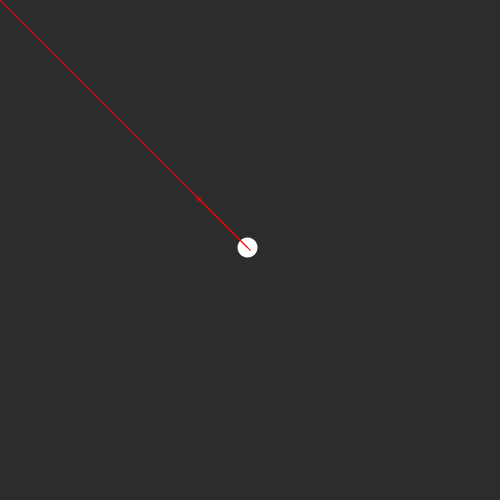
Frame 1 (no input)
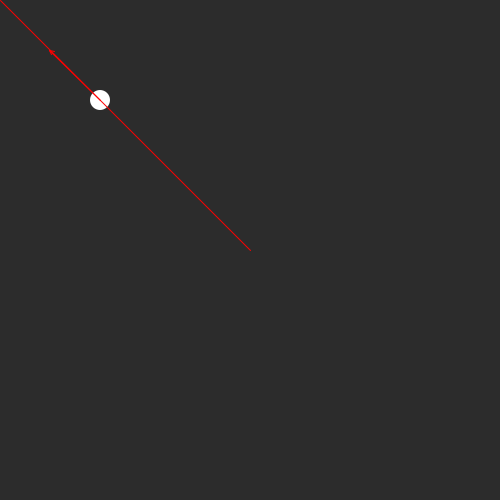
Frame 60 (the mouse pressed at the canvas centre just before this capture)
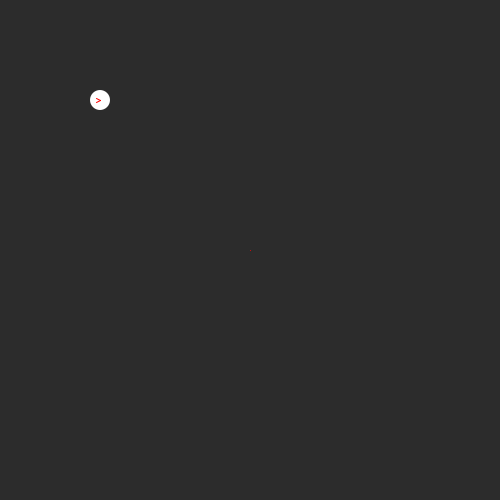
Frame 120 (the mouse held since frame 60 and released just before this capture)

The Processing sketch that drew these frames (run headless with seeded random() and noise(); from frame 60 on, the mouse is pressed at the canvas centre):

// Processing sketch: processing_77527
// ── processing_77527.pde

PVector position;

void setup() {
  size(500, 500); 
  frameRate(25);
  smooth();
  
  position = new PVector(width/2, height/2);
}

void draw() {
  background(44);

  PVector mouseDirection = new PVector(mouseX, mouseY);
  PVector centerPoint = new PVector(width * 0.5, height * 0.5);
  mouseDirection.sub(centerPoint);
  mouseDirection.mult(0.01);
  
  position.add(mouseDirection);

  noStroke();
  fill(255);

  ellipse(position.x, position.y, 20, 20);
  
  /* Draw mouse direction */
  stroke(255, 0, 0);
  line(width/2, height/2, mouseX, mouseY);
  
  /* Draw vectors (DO NOT COPY)  */
  stroke(255, 0, 0);
  drawVector(mouseDirection, position, 20);
}

void drawVector(PVector vec, PVector base, float len) {
  pushMatrix();
  float arrowSize = 4;
  translate(base.x, base.y);
  rotate(vec.heading2D());
  float lineLength = vec.mag() * len;
  line(0, 0, lineLength, 0);
  line(lineLength, 0,lineLength - arrowSize, arrowSize * 0.5);
  line(lineLength, 0,lineLength - arrowSize,-arrowSize * 0.5);
  popMatrix();
}
